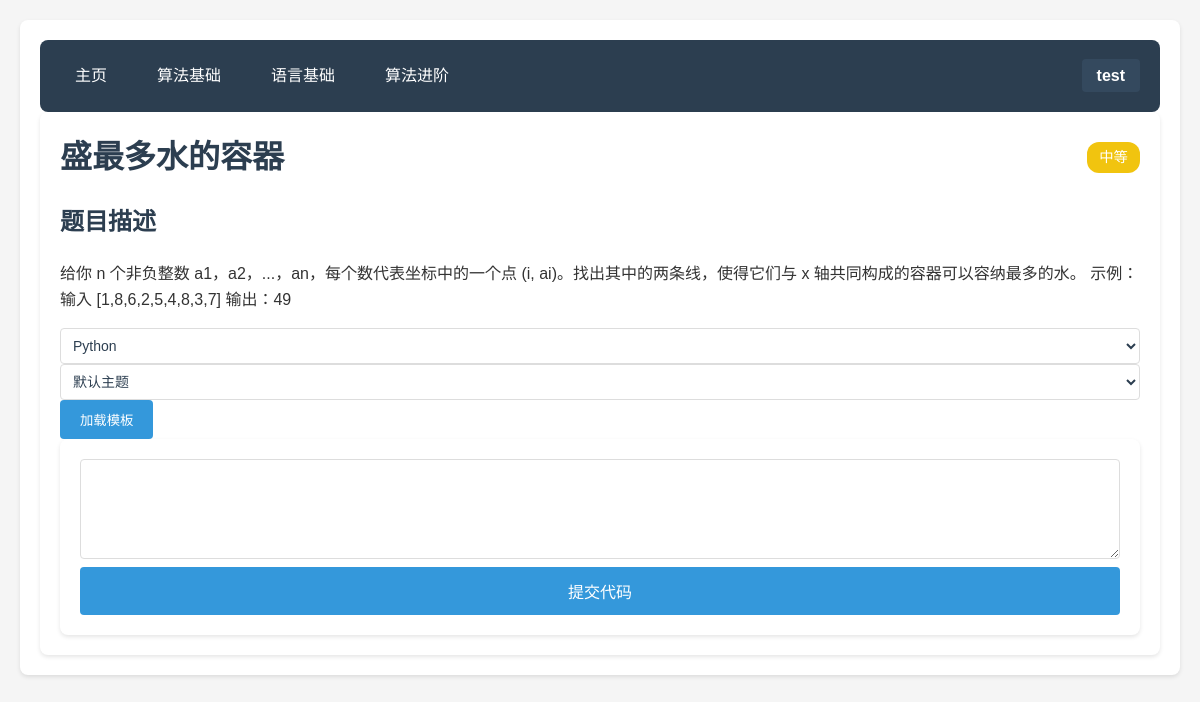
The page /problem/5 (signed in) on the database as committed earlier.
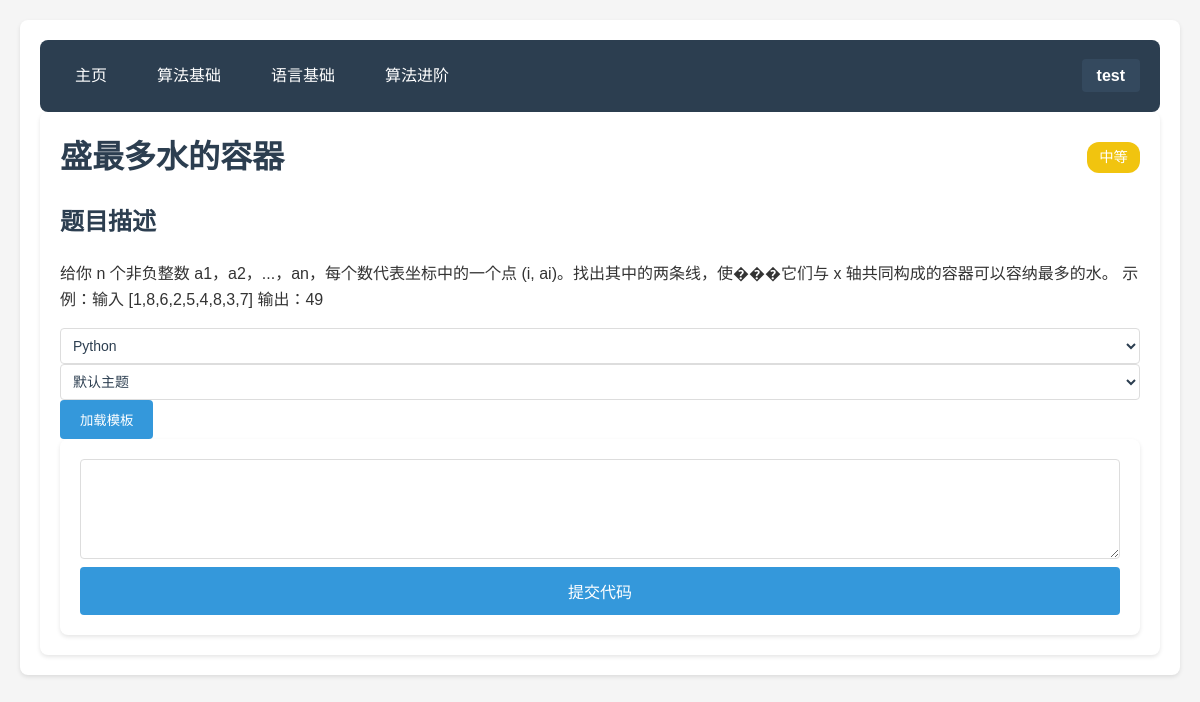
The same page on the database as committed later.
### 1.py (models this page shows, shortened)
class User(db.Model):
    id = db.Column(db.Integer, primary_key=True)
    username = db.Column(db.String(80), unique=True, nullable=False)
    password_hash = db.Column(db.String(120), nullable=False)
    solved_problems = db.Column(db.Text, default='')  # 存储已解决的题目ID
    email = db.Column(db.String(120), default='')
    bio = db.Column(db.Text, default='')
    default_language = db.Column(db.String(20), default='python')
    editor_theme = db.Column(db.String(20), default='default')

class Problem(db.Model):
    id = db.Column(db.Integer, primary_key=True)
    title = db.Column(db.String(100), nullable=False)
    content = db.Column(db.Text, nullable=False)
    answer = db.Column(db.Text, nullable=False)
    difficulty = db.Column(db.Integer) # 1-简单, 2-中等, 3-困难
    standard_code = db.Column(db.Text, nullable=True) # 标准答案代码
    test_cases = db.Column(db.Text, nullable=True) # 测试用例，JSON格式存储

### 1.py (the view)
@app.route('/problem/<int:problem_id>')
@login_required
def problem_detail(problem_id):
    context = get_base_context(session['user_id'])
    problem = Problem.query.get_or_404(problem_id)
    context['problem'] = problem
    return render_template('problem_detail.html', **context)

### 1.py (called while the page is built)
def login_required(f):
    @wraps(f)
    def decorated_function(*args, **kwargs):
        if 'user_id' not in session:
            return redirect(url_for('login'))
        user = User.query.get(session['user_id'])
        if user is None:
            session.clear()
            return redirect(url_for('login'))
        return f(*args, **kwargs)
    return decorated_function

def calculate_user_level(solved_count):
    if solved_count < 5:
        return 1
    elif solved_count < 20:
        return 2
    elif solved_count < 50:
        return 3
    elif solved_count < 100:
        return 4
    else:
        return 5

def get_base_context(user_id):
    user = User.query.get(user_id)
    stats = get_user_stats(user_id)
    return {
        'current_user': user,
        'user_level': stats['user_level'],
        'solved_count': stats['solved_count'],
        'submission_count': stats['submission_count'],
        'pass_rate': stats['pass_rate']
    }

### templates/problem_detail.html (shortened to what this page needs)
{% extends "base.html" %}
{% block extra_head %}
    <link rel="stylesheet" href="https://cdnjs.cloudflare.com/ajax/libs/codemirror/5.65.2/codemirror.min.css">
    <link rel="stylesheet" href="https://cdnjs.cloudflare.com/ajax/libs/codemirror/5.65.2/theme/monokai.min.css">
    <link rel="stylesheet" href="https://cdnjs.cloudflare.com/ajax/libs/codemirror/5.65.2/theme/dracula.min.css">
    <link rel="stylesheet" href="https://cdnjs.cloudflare.com/ajax/libs/codemirror/5.65.2/theme/material.min.css">
    <link rel="stylesheet" href="https://cdnjs.cloudflare.com/ajax/libs/codemirror/5.65.2/theme/solarized.min.css">
    <link rel="stylesheet" href="https://cdnjs.cloudflare.com/ajax/libs/codemirror/5.65.2/theme/eclipse.min.css">
{% endblock %}
{% block content %}
    <div class="problem-detail">
        <div class="problem-header">
            <h1>{{ problem.title }}</h1>
            <span class="difficulty difficulty-{{ problem.difficulty }}">
                {{ '简单' if problem.difficulty == 1 else '中等' if problem.difficulty == 2 else '困难' }}
            </span>
        </div>
        <div class="problem-content">
            <h2>题目描述</h2>
            <p>{{ problem.content }}</p>
        </div>
        <div class="code-section">
            <div class="code-header">
                <select class="language-select">
                    <option value="python">Python</option>
                </select>
                <select class="theme-select">
                    <option value="default">默认主题</option>
                </select>
                <button onclick="loadTemplate()">加载模板</button>
            </div>
            <form action="{{ url_for('submit_answer') }}" method="post" id="submit-form">
                <textarea id="code-editor" name="code"></textarea>
                <button type="submit" class="submit-btn">提交代码</button>
            </form>
        </div>
    </div>
{% endblock %}

### templates/base.html (shortened to what this page needs)
<!DOCTYPE html>
<html>
<head>
    <link rel="stylesheet" href="https://cdnjs.cloudflare.com/ajax/libs/font-awesome/5.15.4/css/all.min.css">
    <link rel="stylesheet" href="{{ url_for('static', filename='style.css') }}">
    {% block extra_head %}{% endblock %}
</head>
<body>
    <div class="container">
        <nav>
            <div class="nav-left">
                <a href="{{ url_for('dashboard') }}" class="nav-item">主页</a>
                <a href="{{ url_for('algorithm_basic') }}" class="nav-item">算法基础</a>
                <a href="{{ url_for('language_basic') }}" class="nav-item">语言基础</a>
                <a href="{{ url_for('algorithm_advanced') }}" class="nav-item">算法进阶</a>
            </div>
            <div class="nav-right">
                {% if current_user %}
                <div class="user-menu">
                    <span class="username">{{ current_user.username }}</span>
                </div>
                {% else %}
                <div class="auth-links">
                    <a href="{{ url_for('login') }}" class="nav-item">登录</a>
                    <a href="{{ url_for('register') }}" class="nav-item">注册</a>
                </div>
                {% endif %}
            </div>
        </nav>
        {% block content %}{% endblock %}
    </div>
</body>
</html>

### static/style.css (style rules this page uses)
body { font-family: 'Microsoft YaHei', sans-serif; line-height: 1.6; margin: 0; padding: 20px; background-color: #f5f5f5; color: #333; }
.container { max-width: 1200px; margin: 0 auto; padding: 20px; background-color: white; border-radius: 8px; box-shadow: 0 2px 4px rgba(0, 0, 0, 0.1); }
nav { display: flex; justify-content: space-between; align-items: center; background-color: #2c3e50; padding: 15px 20px; border-radius: 8px; }
.nav-left, .nav-right { display: flex; align-items: center; gap: 20px; }
.nav-item { color: white; text-decoration: none; padding: 8px 15px; border-radius: 4px; transition: background-color 0.3s; }
.username { color: white; font-weight: bold; padding: 8px 15px; background-color: #34495e; border-radius: 4px; }
h1, h2, h3 { color: #2c3e50; margin-bottom: 20px; }
form { background-color: #fff; padding: 20px; border-radius: 8px; box-shadow: 0 2px 4px rgba(0, 0, 0, 0.1); }
input[type="text"], input[type="password"], textarea, select { width: 100%; padding: 8px; border: 1px solid #ddd; border-radius: 4px; box-sizing: border-box; }
textarea { min-height: 100px; }
button { background-color: #3498db; color: white; padding: 10px 20px; border: none; border-radius: 4px; cursor: pointer; transition: background-color 0.3s; }
.difficulty { display: inline-block; padding: 3px 8px; border-radius: 3px; font-size: 12px; color: white; }
.difficulty-2 { background-color: #f1c40f; }
.submit-btn { width: 100%; padding: 12px; background-color: #3498db; color: white; border: none; border-radius: 4px; cursor: pointer; font-size: 16px; transition: background-color 0.3s; }
.language-select, .theme-select { width: 100%; padding: 8px; border: 1px solid #ddd; border-radius: 4px; background-color: white; color: #2c3e50; font-size: 14px; }
.problem-detail { padding: 20px; background: white; border-radius: 8px; box-shadow: 0 2px 4px rgba(0, 0, 0, 0.1); }
.problem-header { display: flex; align-items: center; gap: 15px; margin-bottom: 20px; }
.problem-header h1 { margin: 0; flex: 1; }
.difficulty { padding: 4px 12px; border-radius: 12px; font-size: 0.9em; font-weight: 500; }
.user-menu { position: relative; cursor: pointer; }
.username { color: white; font-weight: bold; padding: 8px 15px; background-color: #34495e; border-radius: 4px; transition: background-color 0.3s; }

Rows that differ between the two databases and show on the page:
changed Problem "盛最多水的容器": content "给你 n 个非负整数 a1，a2，...，an，每个数代表坐标中的一个点 (i, ai)。找出其中的两条线，使得它们与 x 轴共同构成的容器可以容纳最多的水。 示例：输入 [1,8,6,2,5,4,8,3,7] 输出：49" → "给你 n 个非负整数 a1，a2，...，an，每个数代表坐标中的一个点 (i, ai)。找出其中的两条线，使���它们与 x 轴共同构成的容器可以容纳最多的水。 示例：输入 [1,8,6,2,5,4,8,3,7] 输出：49"
